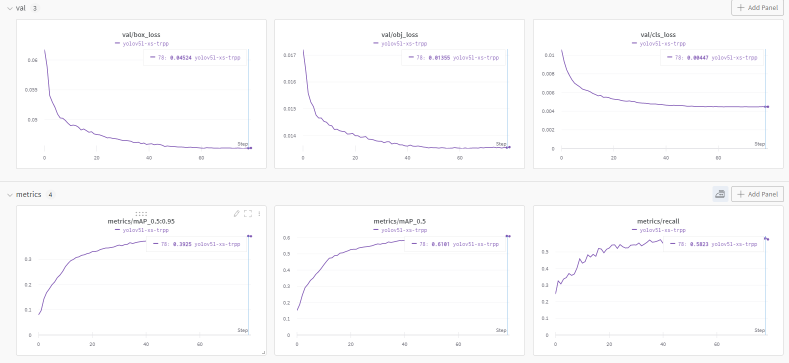
#> input picture tph_yolov5/train.png, 1577 x 725 px (shown at 1/2 size)
$ python test.py tph_yolov5/train.png
#> lines starting #> are read from the running program, lines starting #| are printed output that depends on the picture
### kserve_utils.py
import numpy as np
import cv2
from PIL import Image
import base64
import io
import json

ENCODING = 'utf-8'

class NumpyEncoder(json.JSONEncoder):
    # [28 lines left out: functions default, dict2json, encode_im_file2b64str, encode_im_np2b64str, not called in this run]

def decode_im_b642np_pil(img_b64_str):
    img_b64_bytes = base64.b64decode(img_b64_str)
    input_image = Image.open(io.BytesIO(img_b64_bytes))

    # resize and change channel order
    img_np = np.array(resize_pil(input_image, 1536))
    img_np = cv2.cvtColor(img_np, cv2.COLOR_BGR2RGB)
    return img_np

def resize_pil(frame: Image.Image, max_res):
    f = max(*[x/max_res for x in frame.size], 1)
    if f  == 1:
        return frame
    new_shape = [int(x/f) for x in frame.size]
    return frame.resize(new_shape,  resample=Image.BILINEAR)

# [12 lines left out: function calculate_new_dimensions, not called in this run]

def resize_image_cv2(image, new_dimensions):
    return cv2.resize(image, new_dimensions, interpolation=cv2.INTER_AREA)


# [11 lines left out: function decode_image, not called in this run]

### test.py
from mqtt_client import MQTTClient
import cv2
import numpy as np
import json
import argparse
import time
from kserve_utils import NumpyEncoder
import base64
import os
import paho.mqtt.publish as publish
import io
from PIL import Image
from kserve_utils import decode_im_b642np_pil

def calculate_new_dimensions(image, max_dimension):
    height, width = image.shape[:2]
    aspect_ratio = float(width) / float(height)

    if height > width:
        new_height = max_dimension
        new_width = int(new_height * aspect_ratio)
    else:
        new_width = max_dimension
        new_height = int(new_width / aspect_ratio)

    return (new_width, new_height)

def resize_image(image, new_dimensions):
    return cv2.resize(image, new_dimensions, interpolation=cv2.INTER_AREA)


def decode_image(encoded_image_data):
    image_data = base64.b64decode(encoded_image_data)
    image_data = np.frombuffer(image_data, dtype=np.uint8)
    image = cv2.imdecode(image_data, cv2.IMREAD_COLOR)

    # resize and change channel order
    new_dimensions = calculate_new_dimensions(image, 1536)

    # Redimensiona la imagen
    img_np = resize_image(image, new_dimensions)
    img_np = cv2.cvtColor(img_np, cv2.COLOR_BGR2RGB)
    return img_np


# Argumentos de línea de comandos
parser = argparse.ArgumentParser(description='Codificar una imagen y enviarla a un broker MQTT')
parser.add_argument('imagen', default="example.png",type=str, help='ruta de la imagen a codificar')
parser.add_argument('--device_id', type=str, default='mi_device', help='identificador del dispositivo')
args = parser.parse_args()


# Set up MQTT client instance
name="modtl-model"
# [6 lines of commented-out code are left out]
imagen = cv2.imread(args.imagen)
#> imagen is the input picture: shape (725, 1577, 3); mean B, G, R 252, 251.3, 251.5
imagen = cv2.resize(imagen,(1536,768))
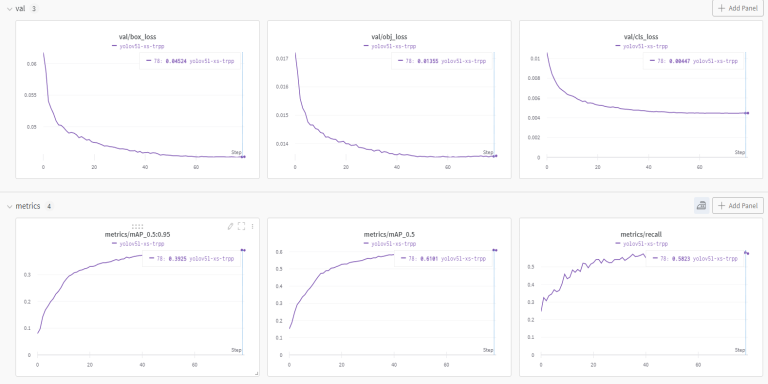
#> imagen: shape (768, 1536, 3) (shown at 1/2 size); mean B, G, R 252, 251.3, 251.5

# Codificar imagen en formato JPEG
start_time = time.time()
#encode_param=[int(cv2.IMWRITE_JPEG_QUALITY),90]
_, imagen_codificada = cv2.imencode('.jpg', imagen)
delayed_time = time.time() - start_time
print("Tiempo de cv2.imencode: {}".format(delayed_time))

# Convertir imagen codificada a bytes
start_time = time.time()
img_b64_bytes = base64.b64encode(imagen_codificada)
img_b64_str = img_b64_bytes.decode("utf-8")
delayed_time = time.time() - start_time
print("Tiempo de b64: {}".format(delayed_time))

# [16 lines of commented-out code are left out]
start_time = time.time()
with open("b64.json", "w") as outfile:
    payload_json = json.dumps({'img': img_b64_str, 'device_id': args.device_id, 'frame_id': "0", 'init_time': time.time()})
    json.dump(payload_json, outfile)
delayed_time = time.time() - start_time
print("Tiempo de pasar a json b64: {}".format(delayed_time))
print("Tamaño json b64: {}".format(os.path.getsize("b64.json")))

# testing decode PIL
start_time = time.time()
im=decode_im_b642np_pil(img_b64_str)
delayed_time = time.time() - start_time
print("Tiempo decodificar pil: {}".format(delayed_time))

# testing decode cv2
start_time = time.time()
im=decode_image(img_b64_str)
#> in decode_image, `new_dimensions = calculate_new_dimensions(image, 1536)`: new_dimensions = (1536, 768)
delayed_time = time.time() - start_time
print("Tiempo decodificar cv2: {}".format(delayed_time))


# Connect to the MQTT broker
start_time = time.time()
publish.single("common-apps/modtl-model/input",
                payload_json,
                hostname=os.getenv('BROKER_ADDRESS'),
#> (the run stopped early here; a loop or call above may not have finished)
